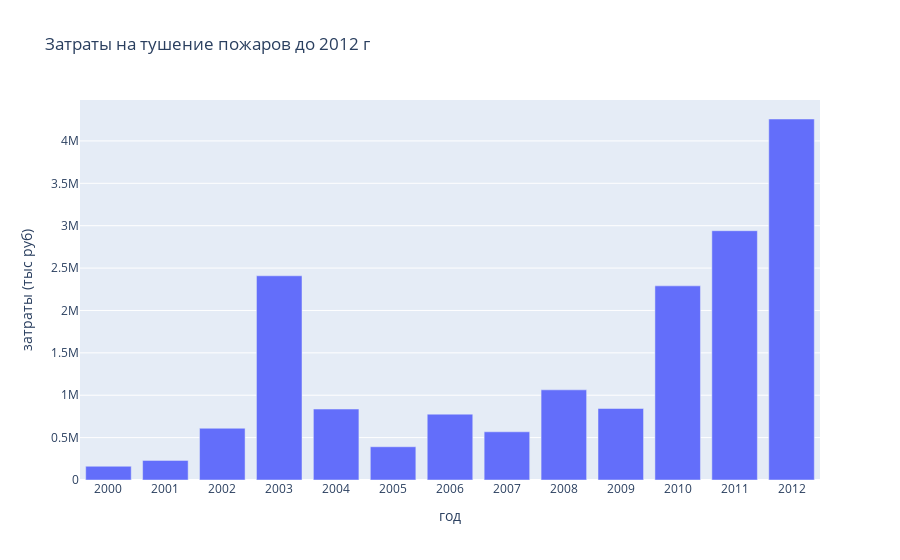

This figure's notebook cell:
### Code cell
fig = px.bar(data, x='год', y='затраты (тыс руб)',
             title='Затраты на тушение пожаров до 2012 г')
fig.show()

fig.write_image('html/затраты.jpg')

### Figure 1 — Plotly figure (JSON) as saved in the notebook; plotly's stock layout.template omitted (floating-point values rounded to 4 significant figures)
{"data": [{"alignmentgroup": "True", "hovertemplate": "год=%{x}<br>затраты (тыс руб)=%{y}<extra></extra>", "legendgroup": "", "marker": {"color": "#636efa", "pattern": {"shape": ""}}, "name": "", "offsetgroup": "", "orientation": "v", "showlegend": false, "textposition": "auto", "type": "bar", "x": ["2000", "2001", "2002", "2003", "2004", "2005", "2006", "2007", "2008", "2009", "2010", "2011", "2012"], "xaxis": "x", "y": [162168, 231400.0, 610500.0, 2409000.0, 836900.0, 392300.0, 776800.0, 568700.0, 1064000.0, 843600.0, 2290102, 2941000.0, 4258590], "yaxis": "y"}], "layout": {"barmode": "relative", "legend": {"tracegroupgap": 0}, "title": {"text": "Затраты на тушение пожаров до 2012 г"}, "xaxis": {"anchor": "y", "domain": [0, 1], "title": {"text": "год"}}, "yaxis": {"anchor": "x", "domain": [0, 1], "title": {"text": "затраты (тыс руб)"}}}}
